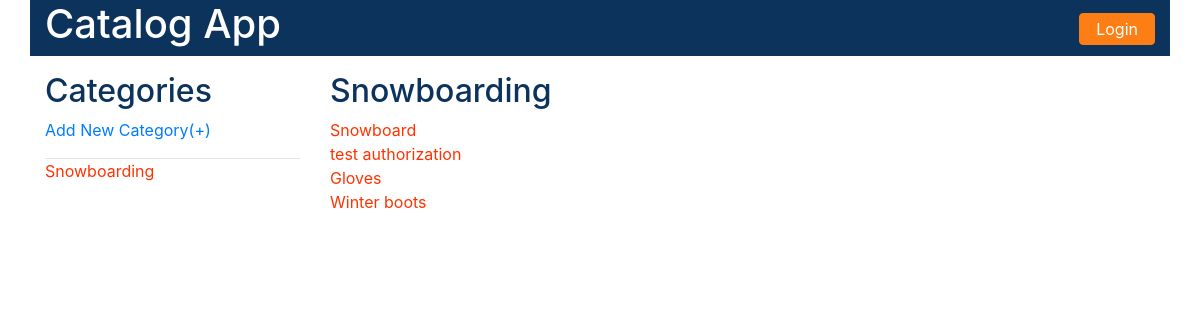
The page /catalog/Snowboarding/items/ on the database as committed earlier.
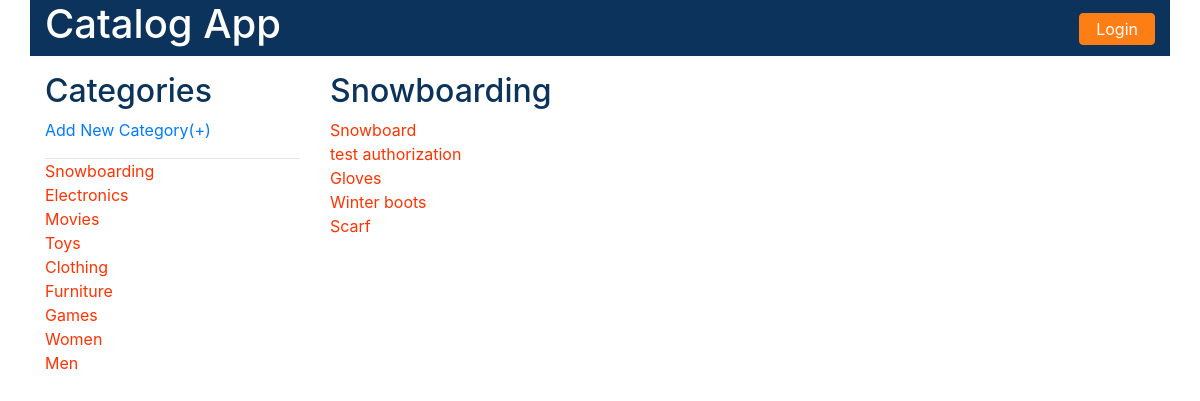
The same page on the database as committed later.
### models.py (models this page shows, shortened)
class Category(Base):
    __tablename__ = 'category'
    id = Column(Integer, primary_key=True)
    name = Column(String(250))
    user_id = Column(Integer, ForeignKey('user.id'))
    user = relationship(User)

class Item(Base):
    __tablename__ = 'item'
    id = Column(Integer, primary_key=True)
    name = Column(String(250))
    description = Column(String(1500))
    category_id = Column(Integer, ForeignKey('category.id'))
    user_id = Column(Integer, ForeignKey('user.id'))
    category = relationship(Category)
    user = relationship(User)

### catalogViews.py (the view)
@app.route('/catalog/<category_name>/')
@app.route('/catalog/<category_name>/items/')
def show_category_items(category_name):
    try:
        category = session.query(Category).filter_by(
            name=category_name).first()
        categories = session.query(Category).all()
        if category is not None:
            items = session.query(Item).filter_by(category_id=category.id)
            if 'username' not in login_session:
                return render_template('public_category.html',
                                       category=category, items=items,
                                       categories=categories)
            else:
                return render_template('category.html',
                                       category=category, items=items,
                                       categories=categories)
        else:
            return "No Items to display"
    except:
        print("""show_category_items:
         Exception communicating with the database.""")

### templates/public_category.html (shortened to what this page needs)
<!DOCTYPE html>
<html lang="en">
<head>
    <link rel="stylesheet" href="{{ url_for('static', filename='css/bootstrap.css') }}">
    <link rel="stylesheet" href="{{ url_for('static', filename='css/style.css') }}">
</head>
<body>
<main class="container">
    <header class="row">
        <h1 class="col-md-4 text-left"><a href="{{url_for('show_categories')}}" style="color:white">Catalog App</a></h1>
        <div class="col-md-6"></div>
        <div class="col-md-2 text-right">
            {% if not session['username'] %}
            <form method="GET" action="{{url_for('showLogin')}}">
                <button type="submit" class="text-center btn btn-default login">Login</button>
            </form>
            {% endif %}
        </div>
    </header>
    <section class="row vdivide">
        <sidebar class="col-md-3">
            <h2>Categories</h2>
            <form action="#" method="POST">
                <a href="{{url_for('add_category')}}">Add New Category(+)</a>
                <hr/>
                <ul class="text-left">
                    {% for category in categories %}
                    <li>
                        <a
                                href="{{url_for('show_category_items', category_name = category.name)}}"><span
                                class="item-category">{{category.name}}</span>
                        </a>
                    </li>
                    {% endfor %}
                </ul>
            </form>
        </sidebar>
        <section class="col-md-9 items">
            <h2>{{category.name}}</h2>
            <ul class="text-left">
                {% for item in items %}
                <li>
                    <a href="{{url_for('show_item', category_name = category.name, item_name = item.name)}}"><span
                            class="item-category">{{item.name}}</span></a>
                </li>
                {% endfor %}
            </ul>
        </section>
    </section>
</main>
</body>
</html>

### static/css/style.css (style rules this page uses)
.item-category { color: #ff3300; }
h2 { color: #0b335c; }
hr { margin: 1em 0 0 0; }
section { margin-top: 1em; }
section.items { margin-top: 0; }
header { background-color: #0b335c; }
ul { list-style: none; padding-left: 0px; }
.login { background-color: #fd7e14; border-color: #fd7e14; margin: 0.8em 0 0.5em 0; padding: 0.2em 1em 0.2em 1em; color: white; }

Rows that differ between the two databases and show on the page:
added Category: name "Electronics"
added Category: name "Movies"
added Category: name "Toys"
added Category: name "Clothing"
added Category: name "Furniture"
added Category: name "Games"
added Category: name "Women"
added Category: name "Men"
added Item: name "Scarf"
